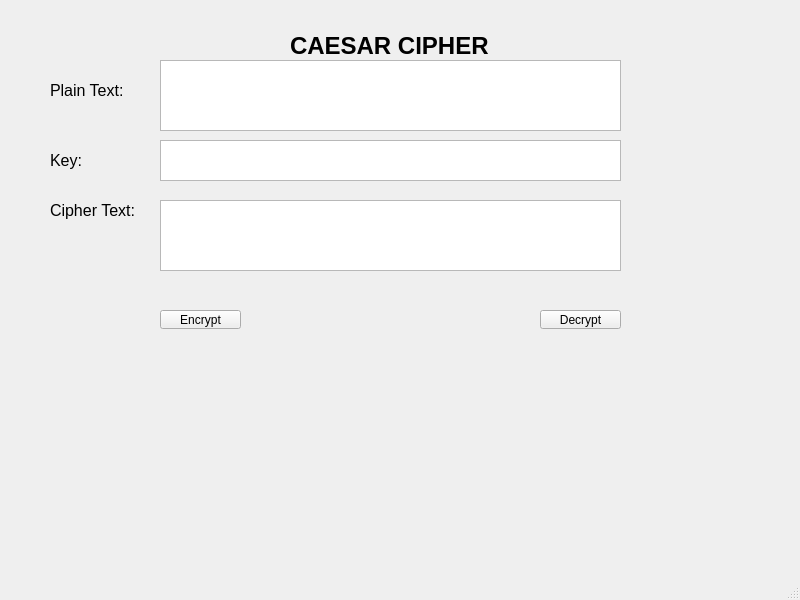
<?xml version="1.0" encoding="UTF-8"?>
<ui version="4.0">
 <class>MainWindow</class>
 <widget class="QMainWindow" name="MainWindow">
  <property name="geometry">
   <rect>
    <x>0</x>
    <y>0</y>
    <width>800</width>
    <height>600</height>
   </rect>
  </property>
  <property name="windowTitle">
   <string>MainWindow</string>
  </property>
  <widget class="QWidget" name="centralwidget">
   <widget class="QLabel" name="label">
    <property name="geometry">
     <rect>
      <x>290</x>
      <y>10</y>
      <width>201</width>
      <height>71</height>
     </rect>
    </property>
    <property name="font">
     <font>
      <pointsize>18</pointsize>
      <weight>75</weight>
      <bold>true</bold>
     </font>
    </property>
    <property name="text">
     <string>CAESAR CIPHER</string>
    </property>
   </widget>
   <widget class="QLabel" name="label_2">
    <property name="geometry">
     <rect>
      <x>50</x>
      <y>70</y>
      <width>91</width>
      <height>41</height>
     </rect>
    </property>
    <property name="font">
     <font>
      <pointsize>12</pointsize>
      <weight>50</weight>
      <bold>false</bold>
     </font>
    </property>
    <property name="text">
     <string>Plain Text:</string>
    </property>
   </widget>
   <widget class="QLabel" name="label_3">
    <property name="geometry">
     <rect>
      <x>50</x>
      <y>140</y>
      <width>91</width>
      <height>41</height>
     </rect>
    </property>
    <property name="font">
     <font>
      <pointsize>12</pointsize>
      <weight>50</weight>
      <bold>false</bold>
     </font>
    </property>
    <property name="text">
     <string>Key:</string>
    </property>
   </widget>
   <widget class="QLabel" name="label_4">
    <property name="geometry">
     <rect>
      <x>50</x>
      <y>190</y>
      <width>91</width>
      <height>41</height>
     </rect>
    </property>
    <property name="font">
     <font>
      <pointsize>12</pointsize>
      <weight>50</weight>
      <bold>false</bold>
     </font>
    </property>
    <property name="text">
     <string>Cipher Text:</string>
    </property>
   </widget>
   <widget class="QPlainTextEdit" name="plaintext_txt">
    <property name="geometry">
     <rect>
      <x>160</x>
      <y>60</y>
      <width>461</width>
      <height>71</height>
     </rect>
    </property>
   </widget>
   <widget class="QPlainTextEdit" name="key_txt">
    <property name="geometry">
     <rect>
      <x>160</x>
      <y>140</y>
      <width>461</width>
      <height>41</height>
     </rect>
    </property>
   </widget>
   <widget class="QPlainTextEdit" name="ciphertext_txt">
    <property name="geometry">
     <rect>
      <x>160</x>
      <y>200</y>
      <width>461</width>
      <height>71</height>
     </rect>
    </property>
   </widget>
   <widget class="QToolButton" name="encrypt_btn">
    <property name="geometry">
     <rect>
      <x>160</x>
      <y>310</y>
      <width>81</width>
      <height>19</height>
     </rect>
    </property>
    <property name="text">
     <string>Encrypt</string>
    </property>
   </widget>
   <widget class="QToolButton" name="decrypt_btn">
    <property name="geometry">
     <rect>
      <x>540</x>
      <y>310</y>
      <width>81</width>
      <height>19</height>
     </rect>
    </property>
    <property name="text">
     <string>Decrypt</string>
    </property>
   </widget>
  </widget>
  <widget class="QMenuBar" name="menubar">
   <property name="geometry">
    <rect>
     <x>0</x>
     <y>0</y>
     <width>800</width>
     <height>21</height>
    </rect>
   </property>
  </widget>
  <widget class="QStatusBar" name="statusbar"/>
 </widget>
 <resources/>
 <connections/>
</ui>
